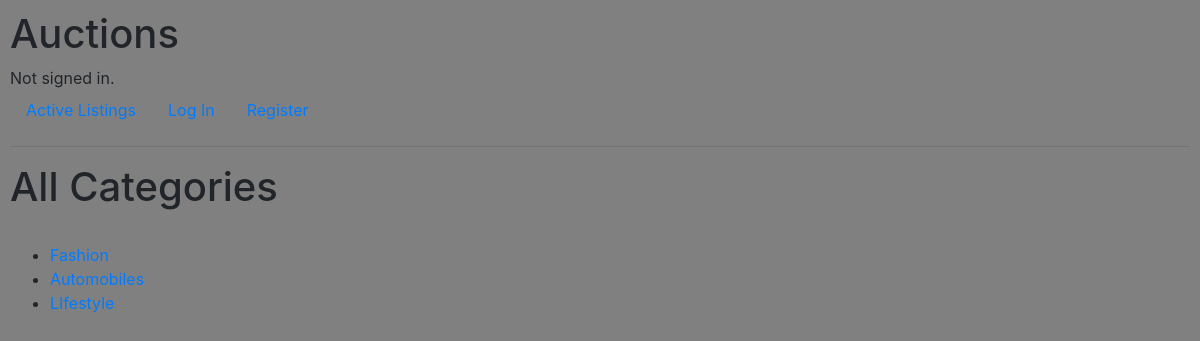
Page /categories/ on the committed database.
### auctions/models.py (models this page shows)
class Category(models.Model):
    name = models.CharField(max_length=32)
    def __str__(self):
        return f"{self.name}"

### auctions/views.py (the view)
# urls.py: path("categories/", views.categories, name="categories"),
def categories(request):
    categories_list = Category.objects.all()
    return render(request, "auctions/categories.html", { 'categories': categories_list, })

### auctions/templates/auctions/categories.html
{% extends 'auctions/layout.html' %}
{% block body %}
    <h1>All Categories</h1><br>
    <ul>
        {% for category in categories %}
            <li><a href="{% url 'get_category' category.pk %}"> {{ category }}</a></li>
        {% endfor %}
    </ul>
{% endblock %}

### auctions/static/auctions/styles.css (style rules this page uses)
body { padding: 10px; background-color: gray; }

### rows in the picture
Category: name "Fashion"
Category: name "Automobiles"
Category: name "LIfestyle"
